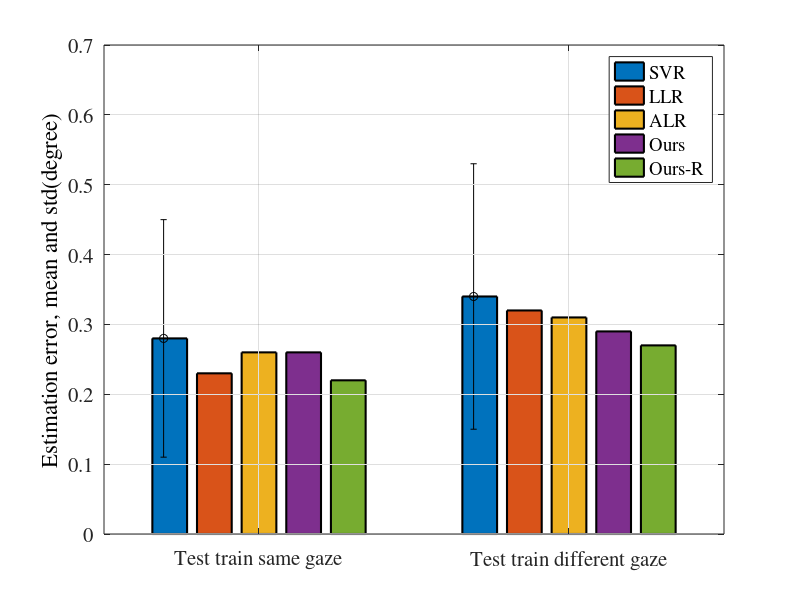

The MATLAB script that drew this image: (Note: this script raises an error after producing the figure.)
% Plot the bar graph for both gaze positon are the same and the testing are different from the training
clear;
set(0,'defaultTextFontSize', 15);
set(0,'defaultAxesFontSize', 15);
set(0,'defaultAxesFontName', 'Times');
set(0,'defaultTextFontName', 'Times');
% X=1:2;
Mean=[0.28 0.23 0.26 0.26 0.22;0.34 0.32 0.31 0.29 0.27];
Std=[0.17 0.13 0.14 0.14 0.13;0.19 0.20 0.19 0.21 0.18];
% barfigure=bar(X,Mean);
% hold on;
% errorbar(Mean,Std,'dk');
% hold off;
% ch=get(barfigure,'children');
% set(gca,'XTickLabel',{'Test train same gaze','Test train different gaze'});
% legend('SVR','LLR','ALR','Ours','Ours-R');
% ylabel('Estimation error, mean and std(degree)');
% grid on;
h = bar(Mean,'LineWidth',1.5);

% set(h,'BarWidth',1);    % The bars will now touch each other

grid on;

set(gca,'XTicklabel','Test train same gaze|Test train different gaze');

set(get(gca,'YLabel'),'String','Estimation error, mean and std(degree)');

lh = legend('SVR','LLR','ALR','Ours','Ours-R');

hold on;

numgroups = size(Mean, 1); 

numbars = size(Mean, 2); 

groupwidth = min(0.8, numbars/(numbars+1.5));

for i = 1:numbars

      % Based on barweb.m by Bolu Ajiboye from MATLAB File Exchange

      x = (1:numgroups) - groupwidth/2 + (2*i-1) * groupwidth / (2*numbars);  % Aligning error bar with individual bar

      errorbar(x, Mean(:,i), Std(:,i), 'ok', 'linestyle', 'none','LineWidth',1.5);

end
set(h(5),'LineWidth',2.5,'EdgeColor','red');
errorbar_tick(h, 50);
hold off;
